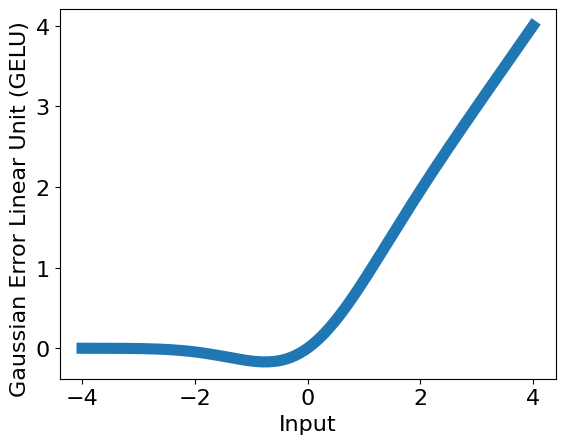

Generate this figure with Python:
#!/usr/bin/env python

import matplotlib.pyplot as plt

import torch

plt.rcParams["font.size"] = 16
plt.figure()

x = torch.linspace(-4, 4, 161)
y = torch.nn.functional.gelu(x)

plt.plot(x, y, linewidth=8)
plt.xlabel("Input")
plt.ylabel("Gaussian Error Linear Unit (GELU)    ")
plt.savefig(__file__.replace(".py", ".png"), bbox_inches="tight")
